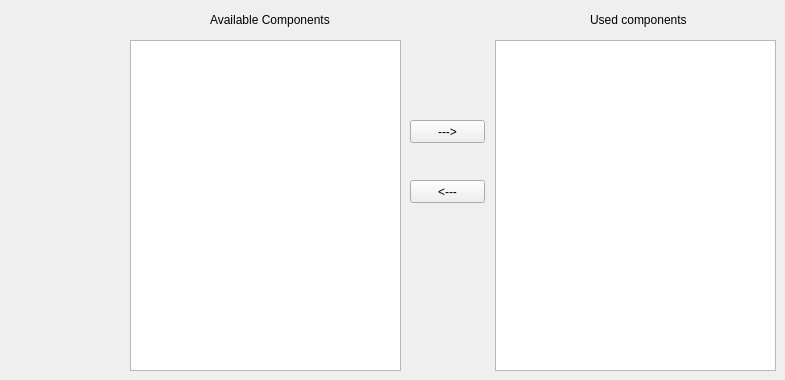
    <widget class="QWidget" name="tab_12">
     <attribute name="title">
      <string>Components</string>
     </attribute>
     <widget class="QListWidget" name="origCompList">
      <property name="geometry">
       <rect>
        <x>130</x>
        <y>40</y>
        <width>271</width>
        <height>331</height>
       </rect>
      </property>
     </widget>
     <widget class="QListWidget" name="usedCompList">
      <property name="geometry">
       <rect>
        <x>495</x>
        <y>40</y>
        <width>281</width>
        <height>331</height>
       </rect>
      </property>
     </widget>
     <widget class="QPushButton" name="useComponentBtn">
      <property name="geometry">
       <rect>
        <x>410</x>
        <y>120</y>
        <width>75</width>
        <height>23</height>
       </rect>
      </property>
      <property name="text">
       <string>---&gt;</string>
      </property>
     </widget>
     <widget class="QPushButton" name="removeComponentBtn">
      <property name="geometry">
       <rect>
        <x>410</x>
        <y>180</y>
        <width>75</width>
        <height>23</height>
       </rect>
      </property>
      <property name="text">
       <string>&lt;---</string>
      </property>
     </widget>
     <widget class="QLabel" name="label_44">
      <property name="geometry">
       <rect>
        <x>210</x>
        <y>10</y>
        <width>171</width>
        <height>20</height>
       </rect>
      </property>
      <property name="text">
       <string>Available Components</string>
      </property>
     </widget>
     <widget class="QLabel" name="label_48">
      <property name="geometry">
       <rect>
        <x>590</x>
        <y>10</y>
        <width>171</width>
        <height>20</height>
       </rect>
      </property>
      <property name="text">
       <string>Used components</string>
      </property>
     </widget>
    </widget>
